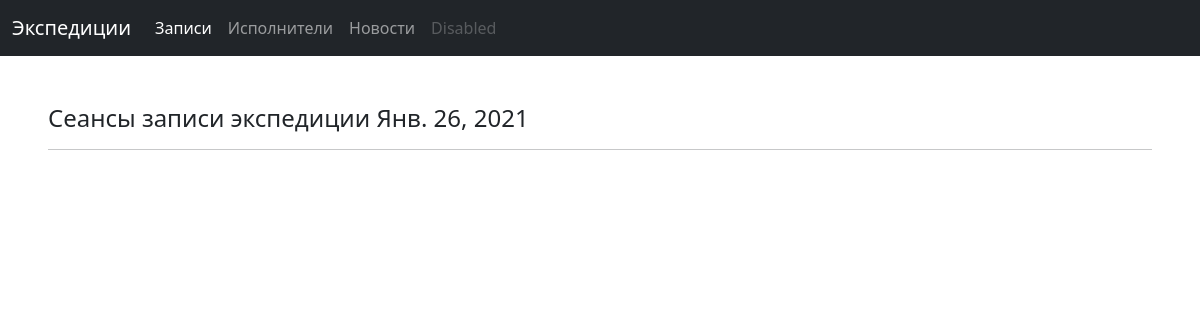
The app's page /seances/1, older data.
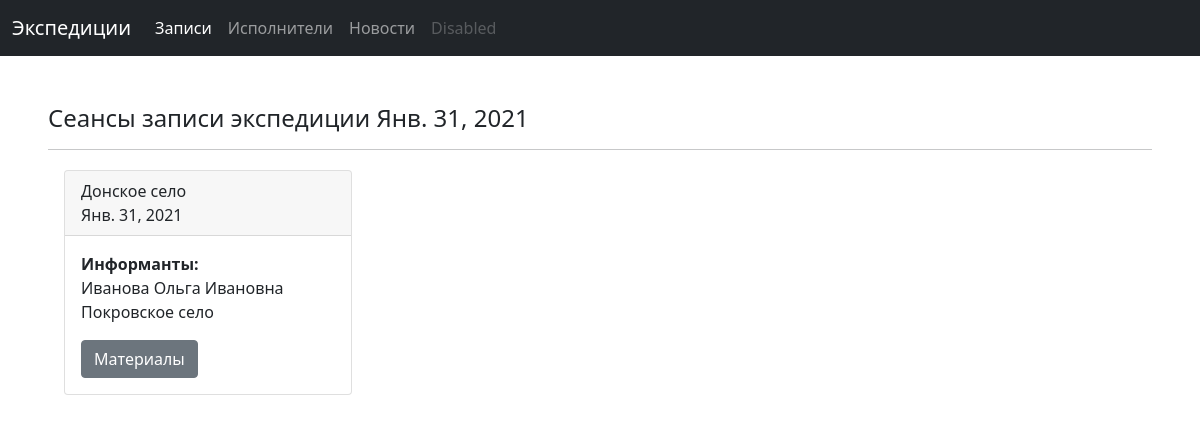
The same page, newer data.
### folklore_base/apps/base/models.py (models this page shows, shortened)
class Expeditions(models.Model):
    begin_data_expedition = models.DateField(verbose_name='Дата начала экспедиции')
    end_data_expedition = models.DateField(verbose_name='Дата окончания экспедиции',
                                           null=True,
                                           blank=True)
    organisation_expedition = models.ForeignKey(Organisation,
                                                on_delete=models.DO_NOTHING,
                                                verbose_name='Организация')
    researcher_expedtion = models.ForeignKey(Researcher,
                                             on_delete=models.DO_NOTHING,
                                             verbose_name='Руководитель экспедиции')
    seanses_of_expedition = models.ManyToManyField(SeansOfRecord,
                                                   blank=True,
                                                   verbose_name='Сеансы записи')
    class Meta:
        verbose_name = 'Экспедиция'
        verbose_name_plural = 'Экспедиции'

class SeansOfRecord(models.Model):
    id_of_seance_of_record = models.AutoField(primary_key=True)
    data_seans_of_record = models.DateField(verbose_name='Дата сеанса записи')
    place_of_record = models.ForeignKey(Naspunkt,
                                        on_delete=models.DO_NOTHING,
                                        verbose_name='Место записи')
    informant_of_seanse = models.ManyToManyField(Informant,
                                                 verbose_name='Информанты сеанса')
    class Meta:
        verbose_name = 'Сеанс записи'
        verbose_name_plural = 'Сеансы записи'

class Naspunkt(models.Model):
    rajon_naspunkt = models.ForeignKey(Rajon, on_delete=models.DO_NOTHING,
                                 verbose_name='Район')
    naspunkt_name = models.CharField(max_length=30,
                                     help_text='Населённый пункт',
                                     verbose_name='Населённый пункт')
    class Meta:
        verbose_name = 'Населённый пункт'
        verbose_name_plural = '04 Населенные пункты'
    def __str__(self):
        return self.naspunkt_name

class Informant(models.Model):
    fio = models.CharField(max_length=50,
                           help_text='Фамилия Имя Отчество указывать полностью',
                           verbose_name='ФИО')
    date_of_birth = models.IntegerField(verbose_name='Год рождения',
                                     blank=True,
                                     null=True,
                                     help_text='Указывать только год рождения. Точную дату при необходимости добавить в "Дополнительно"')
    place_of_residence = models.ForeignKey(Naspunkt,
                                           on_delete=models.DO_NOTHING,
                                           verbose_name='Место проживания')
    img_informant = models.ImageField(upload_to='informants/',
                                      blank=True,
                                      null=True,
                                      verbose_name='Фотография исполнителя')
    info_informant = models.TextField(verbose_name='Дополнительная информация',
                                      help_text='Здесь можно добавить такие сведения как: '
                                      'девичья фамилия, '
                                      'место рождения, '
                                      'год переезда, '
                                      'точная дата рождения, '
                                      'дата смерти, '
                                      'контактная информация',
                                      blank=True)
    class Meta:
        verbose_name = 'Информант'
        verbose_name_plural = 'Информанты'
    def __str__(self):
        return str(self.fio) + ' ' + str(self.place_of_residence)

### folklore_base/apps/base/views.py (the view)
# urls.py: path('seances/<int:pk>', ExpeditionDetail.as_view(), name = 'seances'),
class ExpeditionDetail(DetailView):
    model = Expeditions
    template_name = 'seances.html'

### folklore_base/apps/base/templates/seances.html (shortened to what this page needs)
{% extends 'base.html' %}
{% block content %}
<h4>Сеансы записи экспедиции {{ object.name_organisation }} {{ object.begin_data_expedition }}</h4><hr>
<div class="container">
  <div class="row" >
{% for seance in object.seanses_of_expedition.all %}
<div class="col-sm col-md-3">
<div class="card" style="width: 18rem; margin: 4;">
    <div class="card-header">{{ seance.place_of_record }}<br>{{ seance.data_seans_of_record }}</div>
<div class="card-body">
    <b>Информанты:</b>
    {% for inf in seance.informant_of_seanse.all %}
    <p class="card-text">{{ inf }}</p>
    {% endfor %}
    <a href="{% url 'matherials' seance.id_of_seance_of_record %}" class="btn btn-secondary">Материалы</a>
  </div>
</div>
</div>
{% endfor %}
</div>
</div>
{% endblock content %}

Row changes from the older to the newer data that the page shows:
changed Expeditions: begin_data_expedition "Янв. 26, 2021" → "Янв. 31, 2021"
now on this page (row edited): SeansOfRecord: place_of_record "Донское село", data_seans_of_record "Янв. 31, 2021"
now on this page (row edited): Informant: fio+place_of_residence "Иванова Ольга Ивановна Покровское село"
